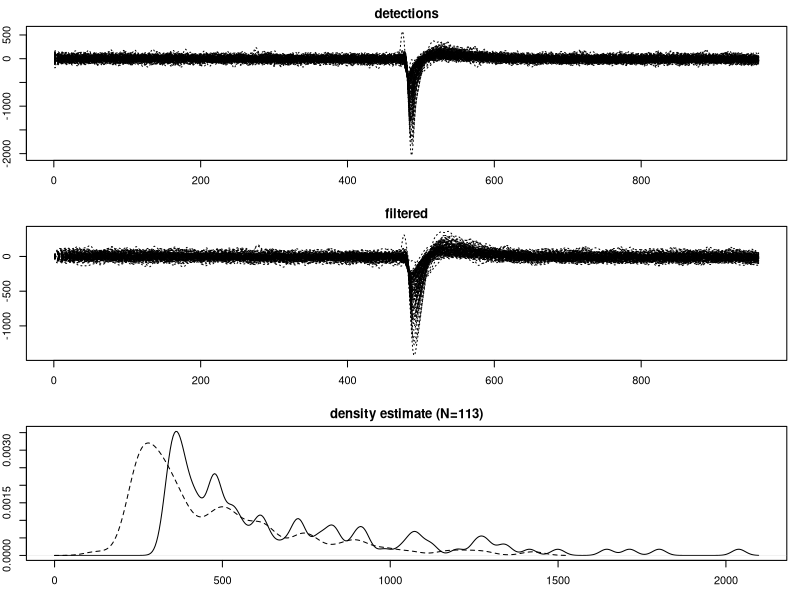

The R source for this figure: (Note: this script raises an error after producing the figure.)
#
# Integrator Simulation 
#

# Data
X <- as.matrix(read.csv("DSO-REC-2015-01-29-1.csv", sep="\t"))
#X <- as.matrix(read.csv("Uranerz_2014-10-01-1.csv.bz2", sep="\t"))

# Samples per event
N <- ncol(X);
# Sample rate
Fs <- 192e3

# Evaluate filter kernel
R <- 0.5e3; C <- 10e-9; lam <- 1/(2*pi*R*C*Fs)
print(sprintf("Kernel length (sample): %s", 2./lam))
kernel = rep(0, N); 
for (i in 1:N) { kernel[i] <- exp(-(lam*(N-i)))*lam; }

# Filter
D <- matrix(0, nrow=nrow(X), ncol=N);
for (i in 1:nrow(X)) {
  D[i,] <- convolve(X[i,], kernel, type="open")[1:N];
}

# plot
par(mfrow=c(3,1), mar=c(3,2,2,1))
matplot(t(X), type="l", col=1:1, lty=3:3, main="detections")
matplot(t(D), type="l", col=1:1, lty=3:3, main="filtered")

m_X <- c(); m_D <- c();
for (r in 1:nrow(D)) { m_X <- c(m_X, -min(X[r,])); m_D <- c(m_D, -min(D[r,])); }
dens_X <- density(m_X, from=0, kernel="gaussian", bw="ucv")
dens_D <- density(m_D, from=0, kernel="gaussian", bw="ucv")
plot(dens_X, main=sprintf("density estimate (N=%s)", nrow(D)))
lines(dens_D, lty=2)
rug(res)




